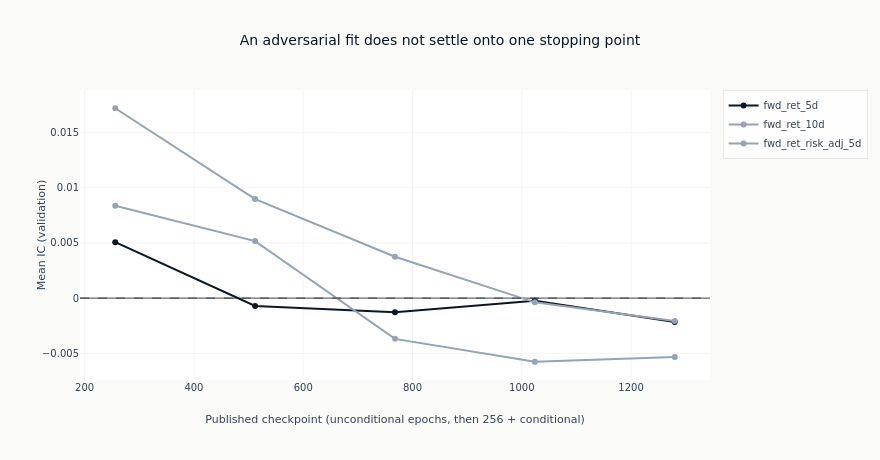

This figure's notebook cell:
### Markdown cell above
### Where the schedule went

One line per label, against the published epoch number. `ic_t` in the table above is a Newey-West
HAC statistic on the daily IC series; it is a diagnostic and not a selection rule, because the
series is short, overlapping multi-day returns make successive days dependent, and the folds have
been read many times over by the time a case study reaches this notebook. The shared axis keeps
the distance between labels readable instead of each panel filling itself.

### Code cell
fig = go.Figure()
for label in ordered_labels:
    rows = catalog.filter(pl.col("label") == label).sort("checkpoint_value")
    fig.add_trace(
        go.Scatter(
            x=rows.get_column("checkpoint_value").to_list(),
            y=rows.get_column("ic_mean").to_list(),
            mode="lines+markers",
            name=label,
            line=dict(color=COLORS["blue"] if label == primary else COLORS["recede"]),
            marker=dict(color=COLORS["blue"] if label == primary else COLORS["recede"]),
        )
    )
fig.add_hline(y=0, line_width=1, line_dash="dash", line_color=COLORS["neutral"])
fig.update_yaxes(title_text="Mean IC (validation)")
fig.update_xaxes(title_text="Published checkpoint (unconditional epochs, then 256 + conditional)")
fig.update_layout(
    title="An adversarial fit does not settle onto one stopping point",
    height=460,
    width=880,
    margin=dict(t=90),
)
# The span of each line is a fact about the frame, so the alt text counts it rather than asserting
# a shape the next run may not reproduce.
spans = "; ".join(
    f"{row['label']} spans {row['lo']:+.4f} to {row['hi']:+.4f}"
    for row in catalog.group_by("label")
    .agg(lo=pl.col("ic_mean").min(), hi=pl.col("ic_mean").max())
    .sort("label")
    .iter_rows(named=True)
)
show_plotly_with_alt(
    fig,
    "Line chart of mean validation information coefficient against the published checkpoint number, "
    "one line per label on one axis, the primary target in dark navy "
    f"and the two variants in light slate, with a dashed zero line. Counted from the frame: {spans}.",
)

### Figure 1 — Plotly figure (JSON) as saved in the notebook; plotly's stock layout.template omitted (floating-point values rounded to 4 significant figures)
{"data": [{"line": {"color": "#0a1628"}, "marker": {"color": "#0a1628"}, "mode": "lines+markers", "name": "fwd_ret_5d", "type": "scatter", "x": [256, 512, 768, 1024, 1280], "y": [0.005064, -0.0007164, -0.001291, -0.0002295, -0.00217]}, {"line": {"color": "#94a3b8"}, "marker": {"color": "#94a3b8"}, "mode": "lines+markers", "name": "fwd_ret_10d", "type": "scatter", "x": [256, 512, 768, 1024, 1280], "y": [0.008366, 0.005158, -0.003689, -0.00576, -0.005335]}, {"line": {"color": "#94a3b8"}, "marker": {"color": "#94a3b8"}, "mode": "lines+markers", "name": "fwd_ret_risk_adj_5d", "type": "scatter", "x": [256, 512, 768, 1024, 1280], "y": [0.01718, 0.008959, 0.003748, -0.0003835, -0.002081]}], "layout": {"height": 460, "margin": {"t": 90}, "shapes": [{"line": {"color": "#334155", "dash": "dash", "width": 1}, "type": "line", "x0": 0, "x1": 1, "xref": "x domain", "y0": 0, "y1": 0, "yref": "y"}], "title": {"text": "An adversarial fit does not settle onto one stopping point"}, "width": 880, "xaxis": {"title": {"text": "Published checkpoint (unconditional epochs, then 256 + conditional)"}}, "yaxis": {"title": {"text": "Mean IC (validation)"}}}}
